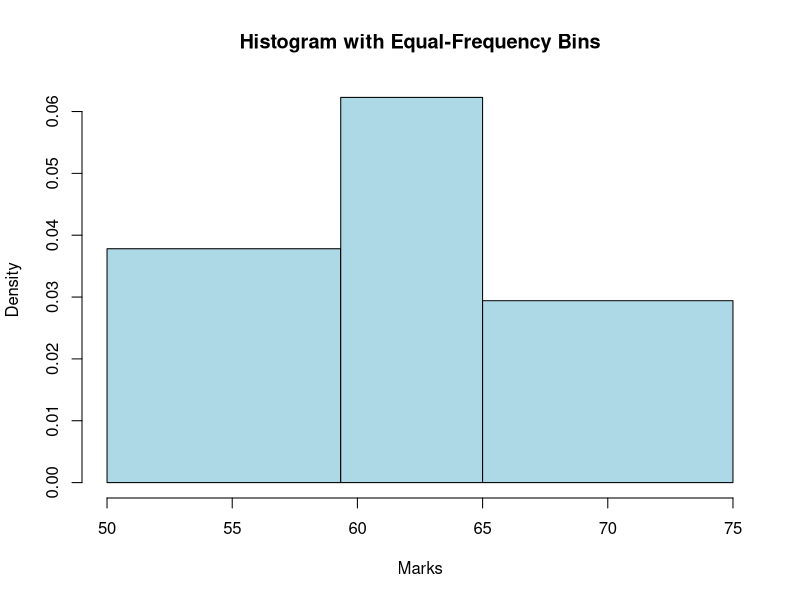
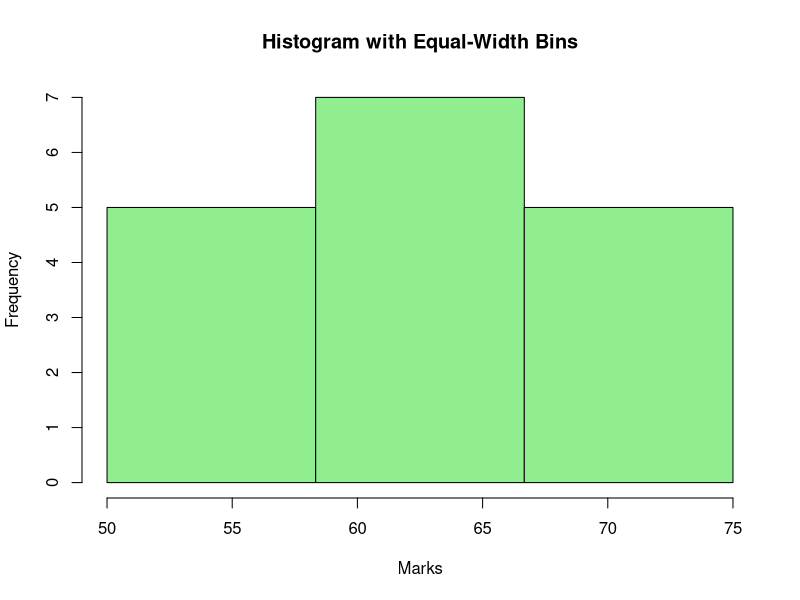

These charts were generated, in order, by the following R code:
marks <- c(55, 60, 71, 63, 55, 65, 50, 55, 58, 59, 61, 63, 65, 67, 71, 72, 75)
n_bins <- 3
bins_eq_freq <- cut(marks, breaks = quantile(marks, probs = 0:n_bins / n_bins, na.rm = TRUE), include.lowest = TRUE, labels = FALSE)
hist(marks, breaks = quantile(marks, probs = 0:n_bins / n_bins, na.rm = TRUE), main = "Histogram with Equal-Frequency Bins", xlab = "Marks", col = "lightblue", border = "black")
dev.copy(png, filename = "histogram_eq_freq_bins.png")
dev.off()
range_marks <- range(marks)
width <- (range_marks[2] - range_marks[1]) / n_bins
bins_eq_width <- cut(marks, breaks = seq(range_marks[1], range_marks[2], by = width), include.lowest = TRUE, labels = FALSE)
hist(marks, breaks = seq(range_marks[1], range_marks[2], by = width), main = "Histogram with Equal-Width Bins", xlab = "Marks", col = "lightgreen", border = "black")
dev.copy(png, filename = "histogram_eq_width_bins.png")
dev.off()
